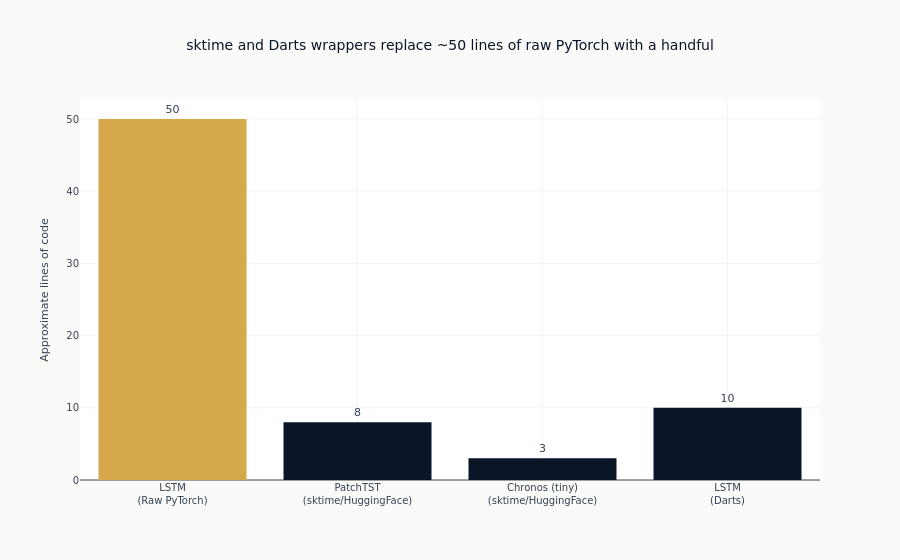

Notebook source saved alongside this figure:
### Markdown cell above
### Boilerplate: lines of code per approach

The clearest scale-independent signal in the table is implementation effort.
The raw-PyTorch path needs a model class plus a training loop; every wrapped
approach is a handful of `fit`/`predict` lines. This is the notebook's thesis
in one view (unlike the MSE column, line count is directly comparable).

### Code cell
if results:
    _labels = [f"{r['Model']}<br>({r['Library']})" for r in results]
    _lines = [int(str(r["Lines"]).lstrip("~")) for r in results]
    _colors = [COLORS["amber"] if "PyTorch" in r["Library"] else COLORS["blue"] for r in results]
    fig = go.Figure(
        go.Bar(x=_labels, y=_lines, marker_color=_colors, text=_lines, textposition="outside")
    )
    fig.update_layout(
        title="sktime and Darts wrappers replace ~50 lines of raw PyTorch with a handful",
        yaxis_title="Approximate lines of code",
        showlegend=False,
    )
    fig.show()

### Figure 1 — Plotly figure (JSON) as saved in the notebook; plotly's stock layout.template omitted (floating-point values rounded to 4 significant figures)
{"data": [{"marker": {"color": ["#D4A84B", "#0a1628", "#0a1628", "#0a1628"]}, "text": ["50", "8", "3", "10"], "textposition": "outside", "type": "bar", "x": ["LSTM<br>(Raw PyTorch)", "PatchTST<br>(sktime/HuggingFace)", "Chronos (tiny)<br>(sktime/HuggingFace)", "LSTM<br>(Darts)"], "y": [50, 8, 3, 10]}], "layout": {"showlegend": false, "title": {"text": "sktime and Darts wrappers replace ~50 lines of raw PyTorch with a handful"}, "yaxis": {"title": {"text": "Approximate lines of code"}}}}
